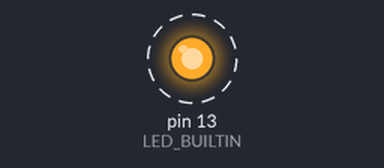
Recording of a sketch running on a simulated Arduino Uno, built with avr-gcc and run on an emulated ATmega328P. Shown: output pins drawn as LEDs (lit = HIGH). Dashed ring = blinking.

Above: at 0.4 s.
Timing chart, 0 to 4.6 s (numbered marks = the images above):
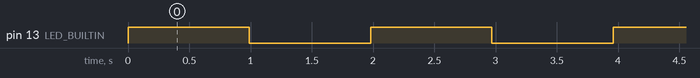

The sketch:

main.ino
```cpp
#include <Arduino_FreeRTOS.h>

// define two tasks for Blink & AnalogRead
void TaskBlink( void *pvParameters );
void TaskAnalogRead( void *pvParameters );

// the setup function runs once when you press reset or power the board
void setup() {

  // Now set up two tasks to run independently.
  xTaskCreate(
    TaskBlink
    ,  (const portCHAR *)"Blink"   // A name just for humans
    ,  128  // Stack size
    ,  NULL
    ,  2  // priority
    ,  NULL );
}

void loop()
{
  // Empty. Things are done in Tasks.
}

/*--------------------------------------------------*/
/*---------------------- Tasks ---------------------*/
/*--------------------------------------------------*/

void TaskBlink(void *pvParameters)  // This is a task.
{
  (void) pvParameters;

  // initialize digital pin 13 as an output.
  pinMode(LED_BUILTIN, OUTPUT);

  for (;;) // A Task shall never return or exit.
  {
    digitalWrite(LED_BUILTIN, HIGH);   // turn the LED on (HIGH is the voltage level)
    vTaskDelay( 1000 / portTICK_PERIOD_MS ); // wait for one second
    digitalWrite(LED_BUILTIN, LOW);    // turn the LED off by making the voltage LOW
    vTaskDelay( 1000 / portTICK_PERIOD_MS ); // wait for one second
  }
}
```

Measured:
- by itself, pin 13 (LED_BUILTIN): alternates HIGH for 0.99 s and LOW for 0.99 s
